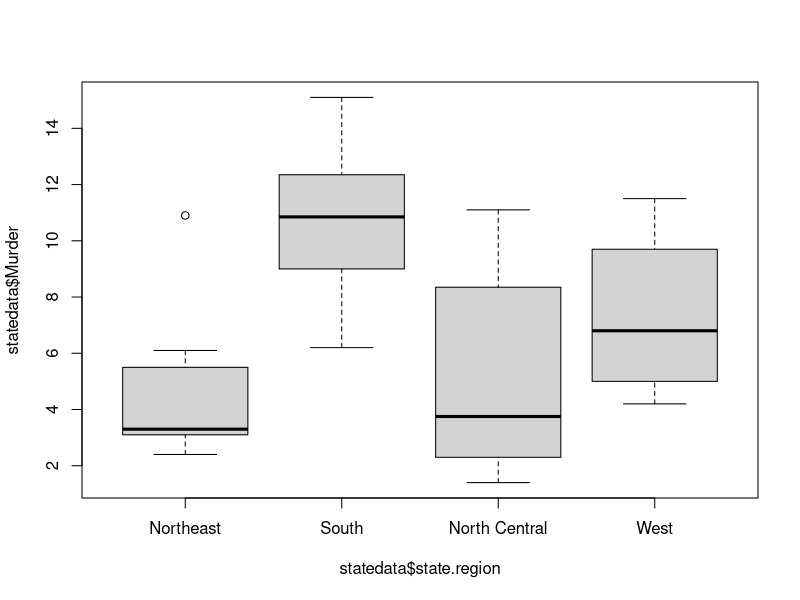

The R script that drew this image:
data(state)
statedata = cbind(data.frame(state.x77), state.abb, state.area, state.center,  state.division, state.name, state.region)
tapply(statedata$HS.Grad, statedata$state.region, mean)
boxplot(statedata$Murder ~ statedata$state.region)
substate = subset(statedata,statedata$state.region == "Northeast")
substate$state.abb[which.max(substate$Murder)]

